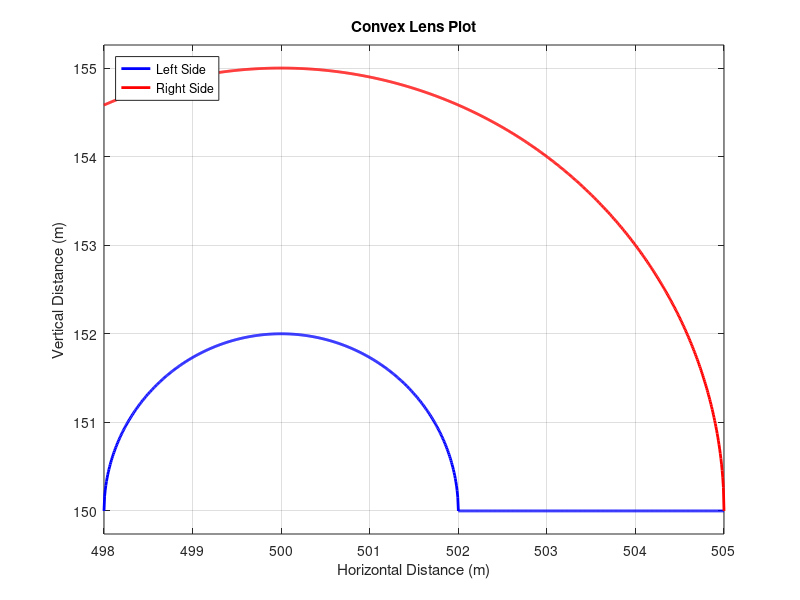

Here is the MATLAB script that generated this plot:
% Define radii of curvature
r1 = 2;  % Radius of curvature for the left side of the lens
r2 = 5;  % Radius of curvature for the right side of the lens

% Define the center of the lens
center_x = 500;  % X-coordinate of the center of the lens
center_z = 150;  % Z-coordinate of the center of the lens

% Define the range of x-values for plotting
x_range = linspace(center_x - r1, center_x + r2, 1000);

% Calculate corresponding z-values using the equation of a circle
z_left = center_z + sqrt(r1^2 - (x_range - center_x).^2);
z_right = center_z + sqrt(r2^2 - (x_range - center_x).^2);

% Plot the convex lens
figure;
plot(x_range, z_left, 'b', 'LineWidth', 2);  % Left side of the lens
hold on;
plot(x_range, z_right, 'r', 'LineWidth', 2); % Right side of the lens
xlabel('Horizontal Distance (m)');
ylabel('Vertical Distance (m)');
title('Convex Lens Plot');
legend('Left Side', 'Right Side', 'Location', 'NorthWest');
grid on;
axis equal; % Ensure aspect ratio is equal
